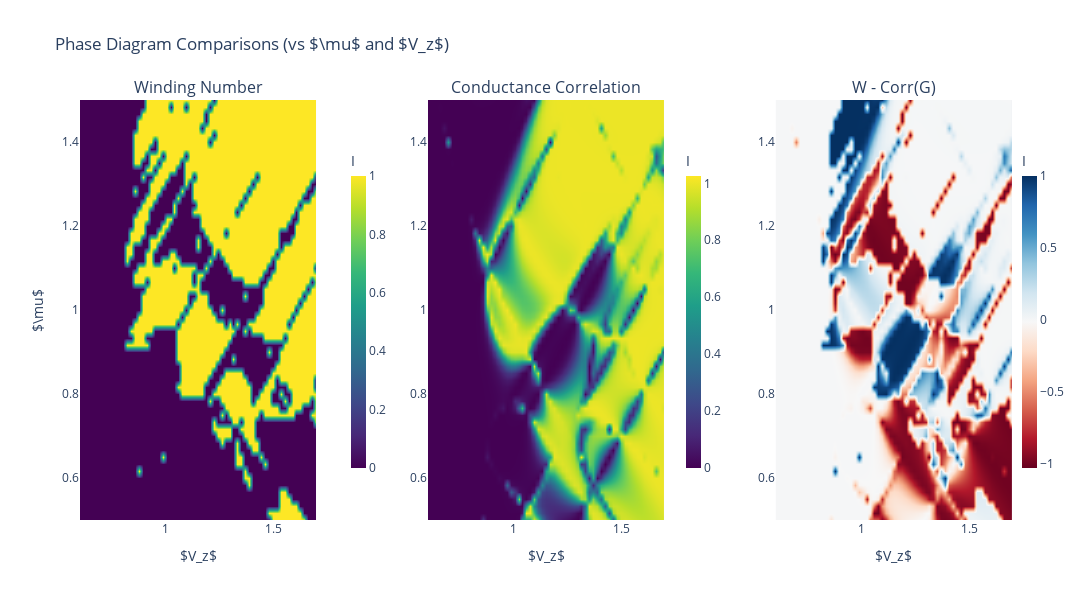

The notebook cell this image was saved under:
### Code cell
from plotly.subplots import make_subplots

# --- 1. Define Data ---
mu_1 = pdi_arr[:, 0]
V_z_1 = pdi_arr[:, 1]
z_1 = filter_pdi(pdi_arr[:, 2])

mu_2 = params_list[:, 1]
V_z_2 = params_list[:, 2]
z_2 = corrs

mu_3 = params_list[:, 1]
V_z_3 = params_list[:, 2]
z_3 = I - corrs

# --- 2. Initialize Subplots (Without shared_yaxes) ---
fig = make_subplots(
    rows=1, cols=3,
    subplot_titles=(
        'Winding Number', 
        'Conductance Correlation', 
        'W - Corr(G)'
    ),
    horizontal_spacing=0.12  # Increased spacing to make room for Y-ticks on all plots
)

# --- 3. Add Traces ---
# Trace 1
fig.add_trace(go.Contour(
    x=V_z_1, y=mu_1, z=z_1,
    colorscale='Viridis', ncontours=100, line_width=0,
    contours=dict(coloring='heatmap', showlines=False),
    colorbar=dict(title='I', x=0.28, len=0.8, thickness=15)
), row=1, col=1)

# Trace 2
fig.add_trace(go.Contour(
    x=V_z_2, y=mu_2, z=z_2,
    colorscale='Viridis', ncontours=100, line_width=0,
    contours=dict(coloring='heatmap', showlines=False),
    colorbar=dict(title='I', x=0.64, len=0.8, thickness=15)
), row=1, col=2)

# Trace 3
fig.add_trace(go.Contour(
    x=V_z_3, y=mu_3, z=z_3,
    colorscale='RdBu', ncontours=100, line_width=0,
    contours=dict(coloring='heatmap', showlines=False),
    colorbar=dict(title='I', x=1.0, len=0.8, thickness=15)
), row=1, col=3)

# --- 4. Update Layout and Linked Axes ---
fig.update_layout(
    title_text='Phase Diagram Comparisons (vs $\\mu$ and $V_z$)',
    width=1400,
    height=600,
    showlegend=False
)

# Link all X and Y axes together, but force ticks to display on every panel
for i in range(1, 4):
    # Link X axes and show ticks
    fig.update_xaxes(title_text='$V_z$', row=1, col=i, matches='x', showticklabels=True)
    
    # Link Y axes and show ticks. 
    # We only put the Greek letter $\mu$ title on the far left plot to keep it clean, 
    # but the numeric ticks will show on all three.
    if i == 1:
        fig.update_yaxes(title_text='$\\mu$', row=1, col=i, matches='y', showticklabels=True)
    else:
        fig.update_yaxes(row=1, col=i, matches='y', showticklabels=True)

fig.show()

# --- Min/Max Calculation Logic ---
iiidx = 4
max_pos_diff_idx = np.where(z_3 == z_3.max())
max_pos_diff = z_3[max_pos_diff_idx][iiidx]
max_pos_diff_mu = mu_3[max_pos_diff_idx][iiidx]
max_pos_diff_Vz = V_z_3[max_pos_diff_idx][iiidx]

max_neg_diff_idx = np.where(z_3 == z_3.min())
max_neg_diff = z_3[max_neg_diff_idx]  
max_neg_diff_mu = mu_3[max_neg_diff_idx]  
max_neg_diff_Vz = V_z_3[max_neg_diff_idx] 

print(f"Max positive Difference: diff: {max_pos_diff}| mu: {max_pos_diff_mu}| Vz: {max_pos_diff_Vz}")
print(f"Max negative Difference: diff: {max_neg_diff}| mu: {max_neg_diff_mu}| Vz: {max_neg_diff_Vz}")

### Figure 1 — Plotly figure (JSON) as saved in the notebook; plotly's stock layout.template omitted (floating-point values rounded to 4 significant figures; data arrays with more than 128 entries replaced by an {"elided": "..."} marker saying what was removed)
{"data": [{"colorbar": {"len": 0.8, "thickness": 15, "title": {"text": "I"}, "x": 0.28}, "colorscale": [[0, "#440154"], [0.1111, "#482878"], [0.2222, "#3e4989"], [0.3333, "#31688e"], [0.4444, "#26828e"], [0.5556, "#1f9e89"], [0.6667, "#35b779"], [0.7778, "#6ece58"], [0.8889, "#b5de2b"], [1, "#fde725"]], "contours": {"coloring": "heatmap", "showlines": false}, "line": {"width": 0}, "ncontours": 100, "type": "contour", "x": {"elided": "3721 float values"}, "xaxis": "x", "y": {"elided": "3721 float values"}, "yaxis": "y", "z": {"elided": "3721 float values"}}, {"colorbar": {"len": 0.8, "thickness": 15, "title": {"text": "I"}, "x": 0.64}, "colorscale": [[0, "#440154"], [0.1111, "#482878"], [0.2222, "#3e4989"], [0.3333, "#31688e"], [0.4444, "#26828e"], [0.5556, "#1f9e89"], [0.6667, "#35b779"], [0.7778, "#6ece58"], [0.8889, "#b5de2b"], [1, "#fde725"]], "contours": {"coloring": "heatmap", "showlines": false}, "line": {"width": 0}, "ncontours": 100, "type": "contour", "x": {"elided": "3721 float values"}, "xaxis": "x2", "y": {"elided": "3721 float values"}, "yaxis": "y2", "z": {"elided": "3721 float values"}}, {"colorbar": {"len": 0.8, "thickness": 15, "title": {"text": "I"}, "x": 1}, "colorscale": [[0, "rgb(103,0,31)"], [0.1, "rgb(178,24,43)"], [0.2, "rgb(214,96,77)"], [0.3, "rgb(244,165,130)"], [0.4, "rgb(253,219,199)"], [0.5, "rgb(247,247,247)"], [0.6, "rgb(209,229,240)"], [0.7, "rgb(146,197,222)"], [0.8, "rgb(67,147,195)"], [0.9, "rgb(33,102,172)"], [1, "rgb(5,48,97)"]], "contours": {"coloring": "heatmap", "showlines": false}, "line": {"width": 0}, "ncontours": 100, "type": "contour", "x": {"elided": "3721 float values"}, "xaxis": "x3", "y": {"elided": "3721 float values"}, "yaxis": "y3", "z": {"elided": "3721 float values"}}], "layout": {"annotations": [{"font": {"size": 16}, "showarrow": false, "text": "Winding Number", "x": 0.1267, "xanchor": "center", "xref": "paper", "y": 1, "yanchor": "bottom", "yref": "paper"}, {"font": {"size": 16}, "showarrow": false, "text": "Conductance Correlation", "x": 0.5, "xanchor": "center", "xref": "paper", "y": 1, "yanchor": "bottom", "yref": "paper"}, {"font": {"size": 16}, "showarrow": false, "text": "W - Corr(G)", "x": 0.8733, "xanchor": "center", "xref": "paper", "y": 1, "yanchor": "bottom", "yref": "paper"}], "height": 600, "showlegend": false, "title": {"text": "Phase Diagram Comparisons (vs $\\mu$ and $V_z$)"}, "width": 1400, "xaxis": {"anchor": "y", "domain": [0, 0.2533], "matches": "x", "showticklabels": true, "title": {"text": "$V_z$"}}, "xaxis2": {"anchor": "y2", "domain": [0.3733, 0.6267], "matches": "x", "showticklabels": true, "title": {"text": "$V_z$"}}, "xaxis3": {"anchor": "y3", "domain": [0.7467, 1], "matches": "x", "showticklabels": true, "title": {"text": "$V_z$"}}, "yaxis": {"anchor": "x", "domain": [0, 1], "matches": "y", "showticklabels": true, "title": {"text": "$\\mu$"}}, "yaxis2": {"anchor": "x2", "domain": [0, 1], "matches": "y", "showticklabels": true}, "yaxis3": {"anchor": "x3", "domain": [0, 1], "matches": "y", "showticklabels": true}}}
